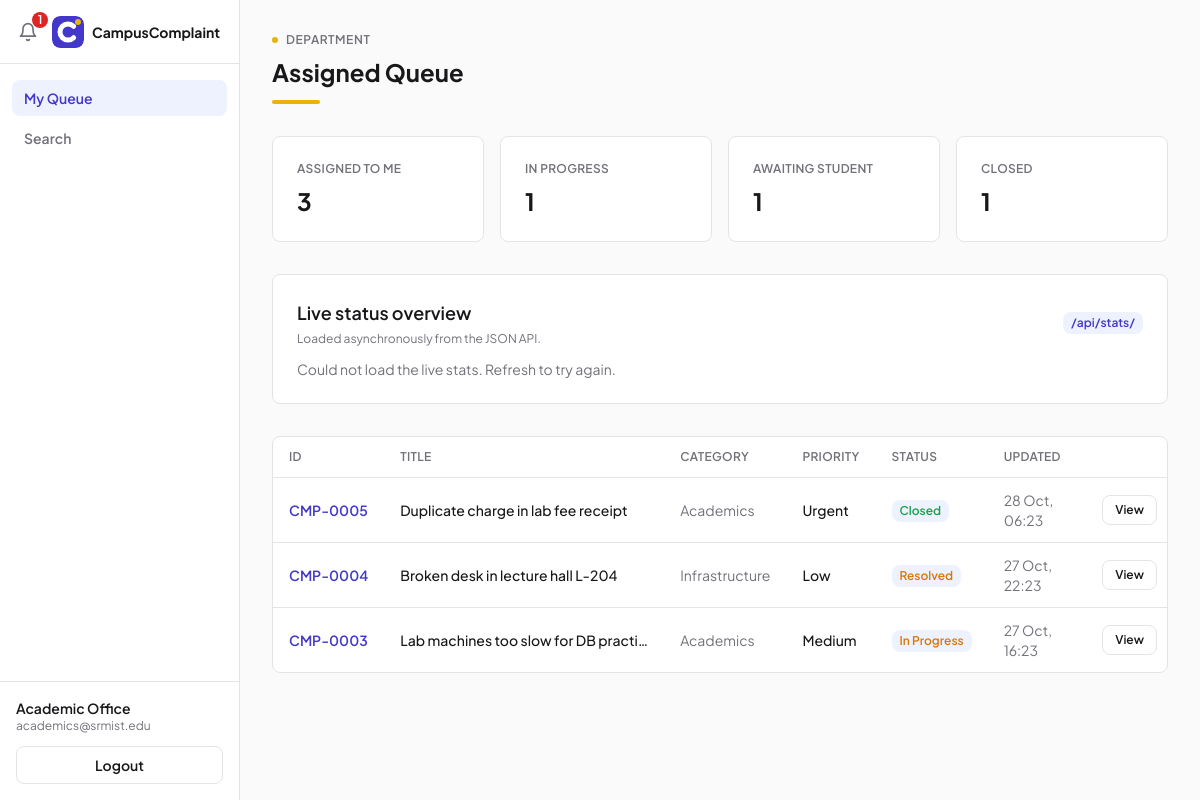
Screenshot of /dashboard/department/ (signed in) with the database file from the repository.
### complaints/models.py (models this page shows, shortened)
class User(AbstractUser):
    class Role(models.TextChoices):
        STUDENT = "STUDENT", "Student"
        ADMIN = "ADMIN", "Admin"
        DEPARTMENT = "DEPARTMENT", "Department"
    username = models.CharField(max_length=150, unique=True, blank=True)
    name = models.CharField(max_length=120)
    email = models.EmailField(unique=True)
    role = models.CharField(
        max_length=20,
        choices=Role.choices,
        default=Role.STUDENT,
    )
    department = models.CharField(
        max_length=80,
        blank=True,
        help_text="Only used for department accounts (e.g. Mess, Hostel).",
    )
    objects = UserManager()
    USERNAME_FIELD = "email"
    REQUIRED_FIELDS = []
    @property
    def is_student(self):
        return self.role == self.Role.STUDENT
    @property
    def is_department(self):
        return self.role == self.Role.DEPARTMENT
    @property
    def is_administrator(self):
        return self.role == self.Role.ADMIN

class Complaint(models.Model):
    class Category(models.TextChoices):
        MESS = "MESS", "Mess"
        HOSTEL = "HOSTEL", "Hostel"
        ACADEMICS = "ACADEMICS", "Academics"
        INFRASTRUCTURE = "INFRASTRUCTURE", "Infrastructure"
        OTHERS = "OTHERS", "Others"
    class Priority(models.TextChoices):
        LOW = "LOW", "Low"
        MEDIUM = "MEDIUM", "Medium"
        HIGH = "HIGH", "High"
        URGENT = "URGENT", "Urgent"
    class Status(models.TextChoices):
        FILED = "FILED", "Filed"
        ASSIGNED = "ASSIGNED", "Assigned"
        IN_PROGRESS = "IN_PROGRESS", "In Progress"
        RESOLVED = "RESOLVED", "Resolved"
        CLOSED = "CLOSED", "Closed"
        REOPENED = "REOPENED", "Reopened"
    ALLOWED_TRANSITIONS = {
        Status.FILED: {Status.ASSIGNED},
        Status.ASSIGNED: {Status.IN_PROGRESS},
        Status.IN_PROGRESS: {Status.RESOLVED},
        Status.RESOLVED: {Status.CLOSED, Status.IN_PROGRESS},
        Status.CLOSED: {Status.REOPENED},
        Status.REOPENED: {Status.IN_PROGRESS},
    }
    number = models.CharField(max_length=12, unique=True, editable=False, blank=True)
    title = models.CharField(max_length=120)
    description = models.TextField()
    category = models.CharField(max_length=20, choices=Category.choices)
    priority = models.CharField(
        max_length=10,
        choices=Priority.choices,
        default=Priority.MEDIUM,
    )
    status = models.CharField(
        max_length=20,
        choices=Status.choices,
        default=Status.FILED,
    )
    created_by = models.ForeignKey(
        User,
        on_delete=models.PROTECT,
        related_name="filed_complaints",
    )
    assigned_to = models.ForeignKey(
        User,
        on_delete=models.SET_NULL,
        null=True,
        blank=True,
        related_name="assigned_complaints",
    )
    created_at = models.DateTimeField(default=timezone.now)
    updated_at = models.DateTimeField(default=timezone.now)
    closed_at = models.DateTimeField(null=True, blank=True)
    class Meta:
        ordering = ["-updated_at"]

### complaints/views.py (the view)
@role_required(User.Role.DEPARTMENT)
def department_dashboard(request):
    complaints = services.visible_complaints_for(request.user)
    stats = [
        {"label": "Assigned to me", "value": complaints.count()},
        {
            "label": "In progress",
            "value": complaints.filter(
                status=Complaint.Status.IN_PROGRESS
            ).count(),
        },
        {
            "label": "Awaiting student",
            "value": complaints.filter(status=Complaint.Status.RESOLVED).count(),
        },
        {
            "label": "Closed",
            "value": complaints.filter(status=Complaint.Status.CLOSED).count(),
        },
    ]
    return render(
        request,
        "dashboard.html",
        {
            "complaints": complaints,
            "stats": stats,
            "page": "department",
            "active": "dashboard",
        },
    )

### complaints/context_processors.py (called while the page is built)
def navigation(request):
    if not request.user.is_authenticated:
        return {}
    notifications = request.user.notifications.select_related("complaint")[:6]
    unread_count = request.user.notifications.filter(is_read=False).count()
    return {
        "nav_notifications": notifications,
        "unread_count": unread_count,
    }

### complaints/services.py (called while the page is built)
def visible_complaints_for(user):
    queryset = Complaint.objects.select_related("created_by", "assigned_to")
    if user.is_student:
        return queryset.filter(created_by=user)
    if user.is_department:
        return queryset.filter(assigned_to=user)
    return queryset.all()

### complaints/templates/dashboard.html (shortened to what this page needs)
{% extends "base.html" %}
{% load static %}
{% block content %}
<div class="mb-8 flex flex-wrap items-end justify-between gap-4">
    <div>
        <div class="mb-2 flex items-center gap-2 text-xs font-semibold uppercase tracking-wider text-muted">
            <span class="h-1.5 w-1.5 rounded-full bg-accent"></span>
            <span>{{ user.role }}</span>
        </div>
        <h1 class="text-2xl font-bold text-ink">
            {% if page == 'admin' %}All Complaints{% elif page == 'department' %}Assigned Queue{% else %}My Complaints{% endif %}
        </h1>
        <div class="mt-3 h-1 w-12 rounded-full bg-accent"></div>
    </div>
</div>
<div class="mb-8 grid grid-cols-2 gap-4 lg:grid-cols-4">
    {% for s in stats %}
    <div class="rounded-lg border border-border bg-card p-6">
        <div class="text-xs font-semibold uppercase tracking-wide text-muted">{{ s.label }}</div>
        <div class="mt-2 text-2xl font-bold text-ink">{{ s.value }}</div>
    </div>
    {% endfor %}
</div>
<div class="mb-8 rounded-lg border border-border bg-card p-6" id="stats-chart" data-url="{% url 'api_stats' %}">
    <div class="flex flex-wrap items-center justify-between gap-2">
        <div>
            <h2 class="text-lg font-semibold text-ink">Live status overview</h2>
            <p class="mt-1 text-xs text-muted">Loaded asynchronously from the JSON API.</p>
        </div>
        <span class="inline-flex h-[22px] items-center rounded-lg bg-surface px-2 text-xs font-semibold text-primary">/api/stats/</span>
    </div>
    <div id="stats-chart-body" class="mt-3 space-y-3">
    </div>
</div>
<div class="overflow-hidden rounded-lg border border-border bg-card">
    <div class="overflow-x-auto">
        <table class="w-full min-w-[900px] text-left text-sm">
            <thead>
            <tr class="border-b border-border">
                <th class="px-4 py-3 text-xs font-semibold uppercase tracking-wide text-muted">ID</th>
                <th class="px-4 py-3 text-xs font-semibold uppercase tracking-wide text-muted">Title</th>
                <th class="px-4 py-3 text-xs font-semibold uppercase tracking-wide text-muted">Category</th>
                <th class="px-4 py-3 text-xs font-semibold uppercase tracking-wide text-muted">Priority</th>
                <th class="px-4 py-3 text-xs font-semibold uppercase tracking-wide text-muted">Status</th>
                <th class="px-4 py-3 text-xs font-semibold uppercase tracking-wide text-muted">Updated</th>
                <th class="px-4 py-3"></th>
            </tr>
            </thead>
            <tbody>
            {% for c in complaints %}
            <tr class="border-b border-border transition last:border-0 hover:bg-surface">
                <td class="px-4 py-3 font-semibold text-primary" style="white-space: nowrap">{{ c.number }}</td>
                <td class="max-w-[280px] truncate px-4 py-3 font-medium text-ink">{{ c.title }}</td>
                <td class="px-4 py-3 text-muted">{{ c.get_category_display }}</td>
                <td class="px-4 py-3 font-medium text-ink">{{ c.get_priority_display }}</td>
                <td class="px-4 py-3">
                    {% include "fragments/badge.html" with status=c.status label=c.get_status_display %}
                </td>
                <td class="px-4 py-3 text-muted">{{ c.updated_at|date:"d M, H:i" }}</td>
                <td class="px-4 py-3 text-right">
                    <div class="inline-flex items-center gap-2">
                        <a href="{% url 'complaint_detail' c.number %}"
                           class="rounded-lg border border-border px-3 py-1.5 text-xs font-semibold text-ink transition hover:bg-page">View</a>
                    </div>
                </td>
            </tr>
            {% empty %}
            <tr>
                <td colspan="{% if user.is_administrator %}8{% else %}7{% endif %}" class="px-6 py-12 text-center text-base text-muted">
                    Nothing here yet.
                </td>
            </tr>
            {% endfor %}
            </tbody>
        </table>
    </div>
</div>
{% endblock %}

### complaints/templates/fragments/sidebar.html (shortened to what this page needs)
{% load static %}
<nav id="sidebarNav" class="fixed inset-y-0 left-0 z-40 flex w-60 -translate-x-full flex-col border-r border-border bg-card transition-transform duration-200 ease-out lg:translate-x-0">
    <div class="relative flex h-16 items-center gap-2 border-b border-border px-3">
        <button type="button" id="notifToggle" aria-label="Notifications"
                class="relative hidden h-8 w-8 shrink-0 items-center justify-center rounded-lg text-muted transition hover:bg-page hover:text-ink lg:flex">
            <svg xmlns="http://www.w3.org/2000/svg" viewBox="0 0 24 24" fill="none" stroke="currentColor"
                 stroke-width="2" stroke-linecap="round" stroke-linejoin="round" class="h-5 w-5">
                <path d="M6 8a6 6 0 0 1 12 0c0 7 3 9 3 9H3s3-2 3-9"></path>
                <path d="M10.3 21a1.94 1.94 0 0 0 3.4 0"></path>
            </svg>
            {% if unread_count > 0 %}
            <span class="absolute -right-1 -top-1 inline-flex h-4 min-w-[16px] items-center justify-center rounded-full bg-danger px-1 text-xs font-semibold text-white">{{ unread_count }}</span>
            {% endif %}
        </button>
        <img src="{% static 'img/logo-mark.svg' %}" alt="CampusComplaint" class="h-8 w-8 shrink-0 rounded-lg">
        <span class="min-w-0 truncate text-sm font-bold text-ink">CampusComplaint</span>
    </div>
    <div class="flex-1 space-y-1 px-3 py-4">
        {% if user.is_student %}
        <a href="{% url 'dashboard_student' %}"
           class="block rounded-lg px-3 py-2 text-sm font-semibold transition {% if active == 'dashboard' %}bg-surface text-primary{% else %}text-muted hover:bg-page hover:text-ink{% endif %}">Dashboard</a>
        {% elif user.is_administrator %}
        <a href="{% url 'dashboard_admin' %}"
           class="block rounded-lg px-3 py-2 text-sm font-semibold transition {% if active == 'dashboard' %}bg-surface text-primary{% else %}text-muted hover:bg-page hover:text-ink{% endif %}">Dashboard</a>
        {% else %}
        <a href="{% url 'dashboard_department' %}"
           class="block rounded-lg px-3 py-2 text-sm font-semibold transition {% if active == 'dashboard' %}bg-surface text-primary{% else %}text-muted hover:bg-page hover:text-ink{% endif %}">My Queue</a>
        {% endif %}
        <a href="{% url 'search' %}"
           class="block rounded-lg px-3 py-2 text-sm font-semibold transition {% if active == 'search' %}bg-surface text-primary{% else %}text-muted hover:bg-page hover:text-ink{% endif %}">Search</a>
    </div>
    <div class="border-t border-border px-4 py-4">
        <div class="text-sm font-semibold text-ink">{{ user.name }}</div>
        <div class="mb-3 text-xs text-muted">{{ user.email }}</div>
        <form method="post" action="{% url 'logout' %}">
            <button type="submit"
                    class="block w-full rounded-lg border border-border px-3 py-2 text-center text-sm font-semibold text-ink transition hover:bg-page">Logout</button>
        </form>
    </div>
</nav>

### complaints/templates/fragments/badge.html
<span class="inline-flex h-[22px] items-center rounded-lg bg-surface px-2 text-xs font-semibold {% if status == 'CLOSED' %}text-success{% elif status == 'RESOLVED' or status == 'IN_PROGRESS' %}text-warning{% elif status == 'REOPENED' %}text-accent{% else %}text-primary{% endif %}" style="white-space: nowrap">{{ label }}</span>

### rows the page displays
User: name "Academic Office", email "academics@srmist.edu", role "DEPARTMENT"
Complaint: label "CLOSED", value "1", number "CMP-0005", title "Duplicate charge in lab fee receipt", category "Academics", priority "Urgent", status "Closed", updated_at "28 Oct, 06:23"
Complaint: number "CMP-0004", title "Broken desk in lecture hall L-204", category "Infrastructure", priority "Low", status "Resolved", updated_at "27 Oct, 22:23"
Complaint: number "CMP-0003", title "Lab machines too slow for DB practi…", category "Academics", priority "Medium", label "In Progress", updated_at "27 Oct, 16:23"

### other values shown
{{ unread_count }} "1"
{{ s.label }} "ASSIGNED TO ME" "IN PROGRESS" "AWAITING STUDENT"
{{ s.value }} "3" "1" "1"
